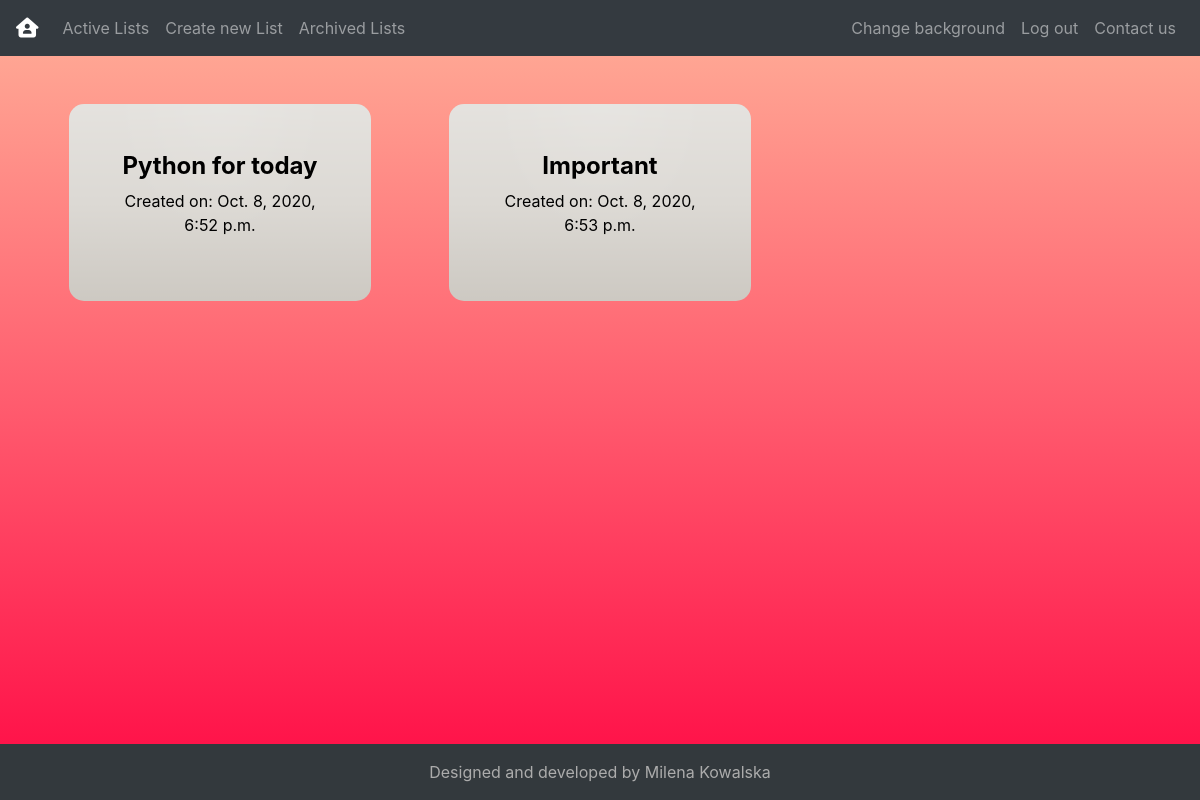
The app's page /archived_lists (signed in), older data.
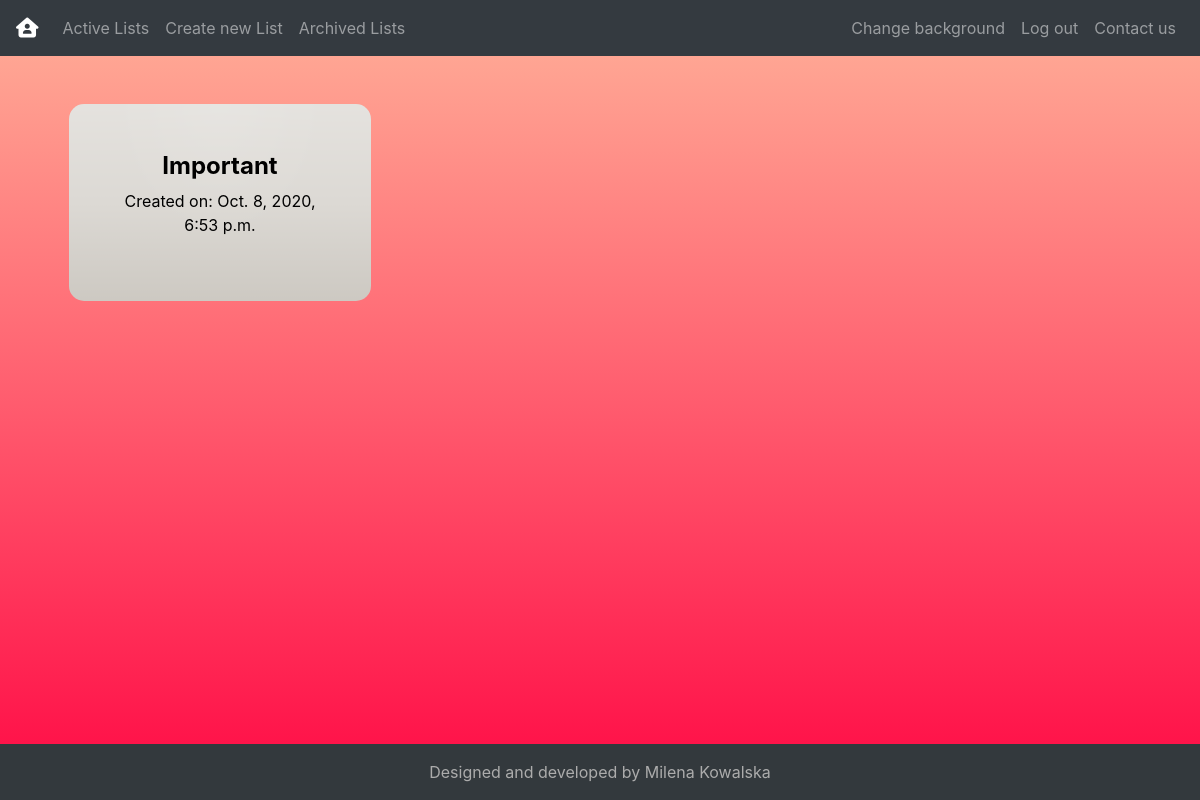
The same page, newer data.
### tasks/models.py (models this page shows, shortened)
class ToDoList(models.Model):
    author = models.ForeignKey("User", on_delete=models.CASCADE, related_name='to_do_lists')
    name = models.CharField(max_length=100)
    date_created = models.DateTimeField(auto_now_add=True)
    archived = models.BooleanField(default=False)

### tasks/views.py (the view)
# urls.py: path('archived_lists', views.archived_lists, name='archived_lists'),
@login_required
def archived_lists(request):
    user = request.user
    archived_lists = user.to_do_lists.filter(archived=True).all()
    return render(request, 'tasks/archived_lists.html', {'archived_lists':archived_lists})

### tasks/templates/tasks/archived_lists.html
{% extends 'tasks/layout.html' %}
{% load static %}
{% block body %}
<section class='container'>
    <div class='row'>
        {% for list in archived_lists %}
            <div class='col-md-4 my-5 text-center'>
            <a href = "{% url 'tasks:list_page' list.id %}">
                <div class='with-shadow mx-4 p-5'>
                <h4 class='font-weight-bold'>{{ list.name }}</h4>
                <p>Created on: <span>{{ list.date_created }}</span></p>
                </div>
            </a>
            </div>
        {% endfor %}
    </div>
</section>
{% endblock %}

Row changes from the older to the newer data that the page shows:
no longer on this page (row edited): ToDoList: name "Python for today", date_created "Oct. 8, 2020, 6:52 p.m."
